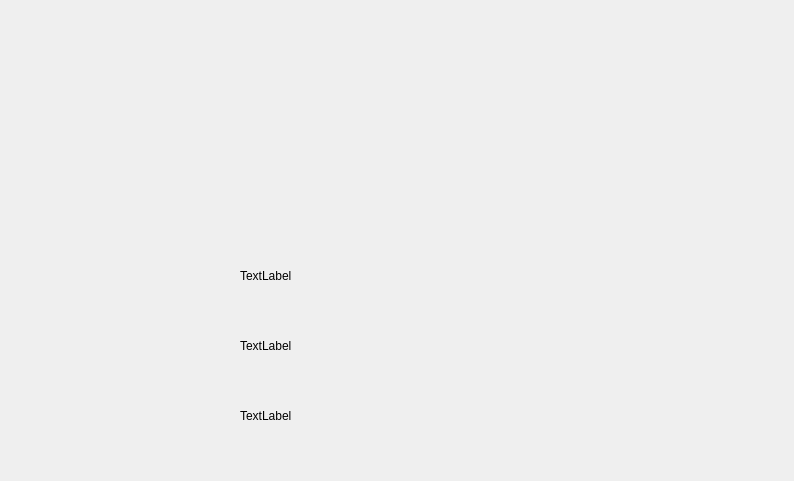
<?xml version="1.0" encoding="UTF-8"?>
<ui version="4.0">
 <class>CaisseDialog</class>
 <widget class="QDialog" name="CaisseDialog">
  <property name="geometry">
   <rect>
    <x>0</x>
    <y>0</y>
    <width>794</width>
    <height>481</height>
   </rect>
  </property>
  <property name="windowTitle">
   <string>Dialog</string>
  </property>
  <widget class="QLabel" name="labelId">
   <property name="geometry">
    <rect>
     <x>240</x>
     <y>390</y>
     <width>151</width>
     <height>51</height>
    </rect>
   </property>
   <property name="text">
    <string>TextLabel</string>
   </property>
  </widget>
  <widget class="QLabel" name="labelNom">
   <property name="geometry">
    <rect>
     <x>240</x>
     <y>250</y>
     <width>151</width>
     <height>51</height>
    </rect>
   </property>
   <property name="text">
    <string>TextLabel</string>
   </property>
  </widget>
  <widget class="QLabel" name="labelPrenom">
   <property name="geometry">
    <rect>
     <x>240</x>
     <y>320</y>
     <width>151</width>
     <height>51</height>
    </rect>
   </property>
   <property name="text">
    <string>TextLabel</string>
   </property>
  </widget>
 </widget>
 <resources/>
 <connections/>
</ui>
